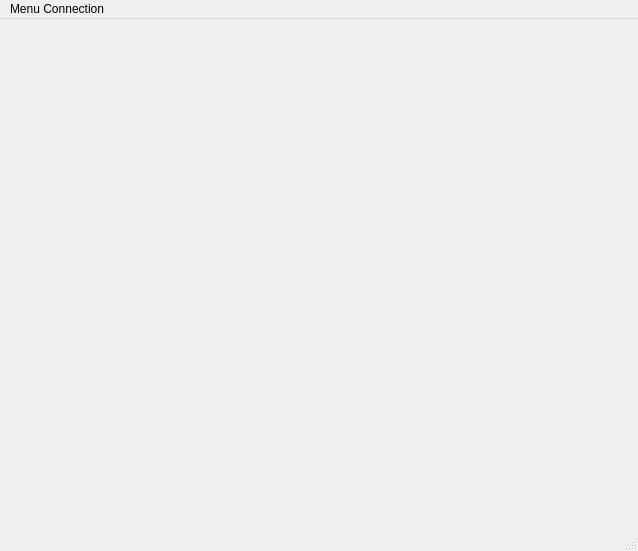
<?xml version="1.0" encoding="UTF-8"?>
<ui version="4.0">
 <class>MainWindow</class>
 <widget class="QMainWindow" name="MainWindow">
  <property name="windowModality">
   <enum>Qt::NonModal</enum>
  </property>
  <property name="geometry">
   <rect>
    <x>0</x>
    <y>0</y>
    <width>638</width>
    <height>551</height>
   </rect>
  </property>
  <property name="windowTitle">
   <string>MainWindow</string>
  </property>
  <widget class="QWidget" name="centralwidget">
   <widget class="QWidget" name="formLayoutWidget">
    <property name="geometry">
     <rect>
      <x>10</x>
      <y>10</y>
      <width>611</width>
      <height>491</height>
     </rect>
    </property>
    <layout class="QFormLayout" name="formLayout"/>
   </widget>
  </widget>
  <widget class="QMenuBar" name="menubar">
   <property name="geometry">
    <rect>
     <x>0</x>
     <y>0</y>
     <width>638</width>
     <height>25</height>
    </rect>
   </property>
   <widget class="QMenu" name="menuMenu">
    <property name="title">
     <string>Menu Connection</string>
    </property>
    <addaction name="actionParam_tres_de_connexion"/>
   </widget>
   <addaction name="menuMenu"/>
  </widget>
  <widget class="QStatusBar" name="statusbar"/>
  <action name="actionParam_tres_de_connexion">
   <property name="text">
    <string>paramètres de connexion</string>
   </property>
  </action>
 </widget>
 <resources/>
 <connections/>
</ui>
